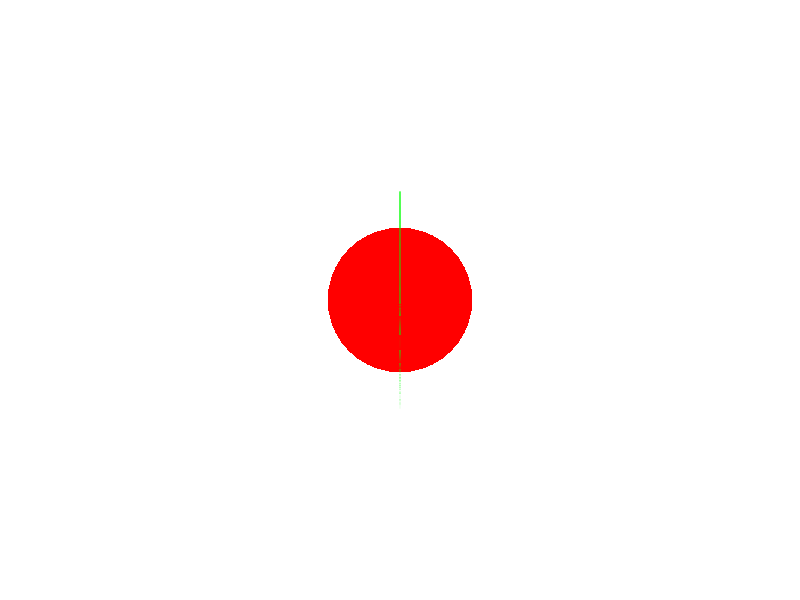

Reproduce this figure in MATLAB. (Note: this script raises an error after producing the figure.)
clc; clear all; format long g; close all;

hFig = figure();
hAx = axes(hFig);
hold(hAx,'on');

[X,Y,Z] = sphere(20);
scale2 = 100;
h1=surf(hAx, scale2*X,scale2*Y,scale2*Z, "EdgeColor","w", "FaceColor",'r', 'EdgeAlpha',0.5);
h2=surf(hAx, scale2*X+20*scale2,scale2*Y+20*scale2,scale2*Z+0*scale2, "EdgeColor","w", "FaceColor",'b','EdgeAlpha',0.5);

theta = 0:0.01:2*pi;
x = 1.5*scale2*cos(theta);
y = 1.5*scale2*sin(theta);
plot(hAx, x,y, 'Color','g');

cameraPos = [-10*scale2,0,0];
campos(hAx, cameraPos);
camtarget(hAx, [1,0,0]);
camva(hAx, 45);
grid(hAx,'off');
axis(hAx,'equal');
camproj(hAx, 'perspective'); %THIS IS REQUIRED TO MAKE A "SKYBOX" WORK!!!
cameratoolbar(hFig);

% addlistener(hAx,'CameraPosition','PostSet', @(src,evt) updateSkyboxPos(src,evt, hAx));
updateSkyboxPos([],[], hAx);

function updateSkyboxPos(~,~, hAx)
    global SkyBoxSurfHandle

    if(not(isempty(SkyBoxSurfHandle)) && isvalid(SkyBoxSurfHandle))
        SkyBoxSurfHandle.Visible = 'off'; %This makes sure that the axes bounds are set without including the skybox.  Just turn the skybox back on later. 
    end

    cameraPos = campos(hAx);
    xBndMaxDistToCamPos = max(abs(cameraPos(1) - xlim(hAx)));
    yBndMaxDistToCamPos = max(abs(cameraPos(2) - ylim(hAx)));
    zBndMaxDistToCamPos = max(abs(cameraPos(3) - zlim(hAx)));
    
    skyboxSize = 2*max([xBndMaxDistToCamPos, yBndMaxDistToCamPos, zBndMaxDistToCamPos]);
    
    [X,Y,Z] = sphere(30);
    if(isempty(SkyBoxSurfHandle) || not(isvalid(SkyBoxSurfHandle)))
        I = imread('eso0932a.tif');
        % I = imread('peppers.png');
        I = flipud(I);

        hold(hAx,'on');
        SkyBoxSurfHandle = surf(hAx, skyboxSize*X+cameraPos(1),skyboxSize*Y+cameraPos(2),skyboxSize*Z+cameraPos(3), "EdgeColor","none", "FaceColor","texturemap", 'CData',I);
    else
        SkyBoxSurfHandle.XData = skyboxSize*X+cameraPos(1);
        SkyBoxSurfHandle.YData = skyboxSize*Y+cameraPos(2);
        SkyBoxSurfHandle.ZData = skyboxSize*Z+cameraPos(3);
        SkyBoxSurfHandle.Visible = 'on';
    end
end
